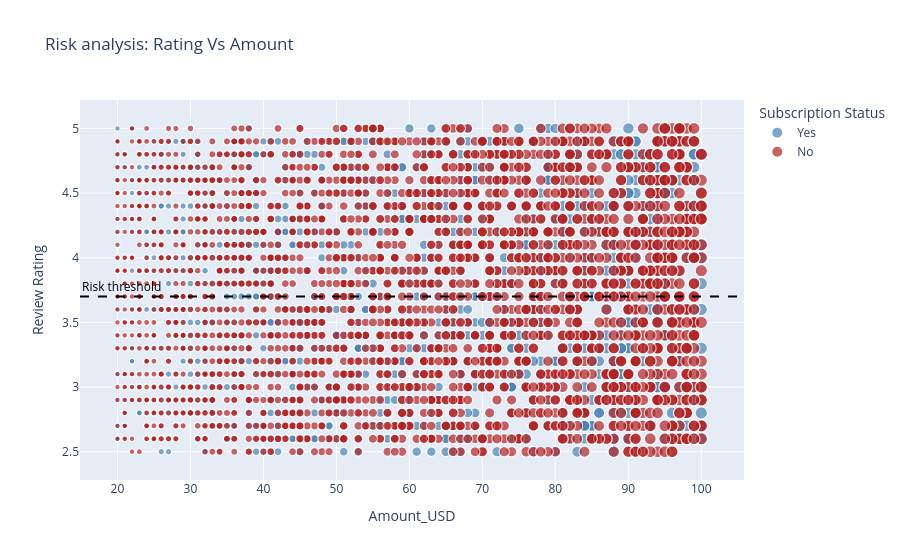

Notebook code cell kept with this figure:
### Markdown cell above
<div style="border: 2px solid #2196F3; border-radius: 8px; padding: 15px; background-color: #ffebee; margin: 10px 0;">

#### 7.8 SCATTER PLOT

A scatter plot is a visualisation technique used to examine the relationship between two numerical values. This helps to reveal whether the changes in one variable are associated with changes in another.

Here I have used Plotly scatter plot to analyse the relation between review and cost through interactive visualisations.

### Code cell
fig=px.scatter(df,x="Amount_USD",y="Review Rating",color="Subscription Status",color_discrete_map={"Yes":"steelblue","No":"firebrick"},title="Risk analysis: Rating Vs Amount",hover_data=["Customer Type","Spender Category"],size="Amount_USD",size_max=12)
fig.add_hline(y=3.7,line_dash="dash",line_color="black",annotation_text="Risk threshold",annotation_position="top left",annotation_font_color="black")
fig.show()

### Figure 1 — Plotly figure (JSON) as saved in the notebook; plotly's stock layout.template omitted (floating-point values rounded to 4 significant figures; data arrays with more than 128 entries replaced by an {"elided": "..."} marker saying what was removed)
{"data": [{"customdata": {"elided": "1053x2 str values"}, "hovertemplate": "Subscription Status=Yes<br>Amount_USD=%{marker.size}<br>Review Rating=%{y}<br>Customer Type=%{customdata[0]}<br>Spender Category=%{customdata[1]}<extra></extra>", "legendgroup": "Yes", "marker": {"color": "steelblue", "size": {"elided": "1053 int values"}, "sizemode": "area", "sizeref": 0.6944, "symbol": "circle"}, "mode": "markers", "name": "Yes", "showlegend": true, "type": "scattergl", "x": {"elided": "1053 int values"}, "xaxis": "x", "y": {"elided": "1053 float values"}, "yaxis": "y"}, {"customdata": {"elided": "2847x2 str values"}, "hovertemplate": "Subscription Status=No<br>Amount_USD=%{marker.size}<br>Review Rating=%{y}<br>Customer Type=%{customdata[0]}<br>Spender Category=%{customdata[1]}<extra></extra>", "legendgroup": "No", "marker": {"color": "firebrick", "size": {"elided": "2847 int values"}, "sizemode": "area", "sizeref": 0.6944, "symbol": "circle"}, "mode": "markers", "name": "No", "showlegend": true, "type": "scattergl", "x": {"elided": "2847 int values"}, "xaxis": "x", "y": {"elided": "2847 float values"}, "yaxis": "y"}], "layout": {"annotations": [{"font": {"color": "black"}, "showarrow": false, "text": "Risk threshold", "x": 0, "xanchor": "left", "xref": "x domain", "y": 3.7, "yanchor": "bottom", "yref": "y"}], "legend": {"itemsizing": "constant", "title": {"text": "Subscription Status"}, "tracegroupgap": 0}, "shapes": [{"line": {"color": "black", "dash": "dash"}, "type": "line", "x0": 0, "x1": 1, "xref": "x domain", "y0": 3.7, "y1": 3.7, "yref": "y"}], "title": {"text": "Risk analysis: Rating Vs Amount"}, "xaxis": {"anchor": "y", "domain": [0, 1], "title": {"text": "Amount_USD"}}, "yaxis": {"anchor": "x", "domain": [0, 1], "title": {"text": "Review Rating"}}}}
